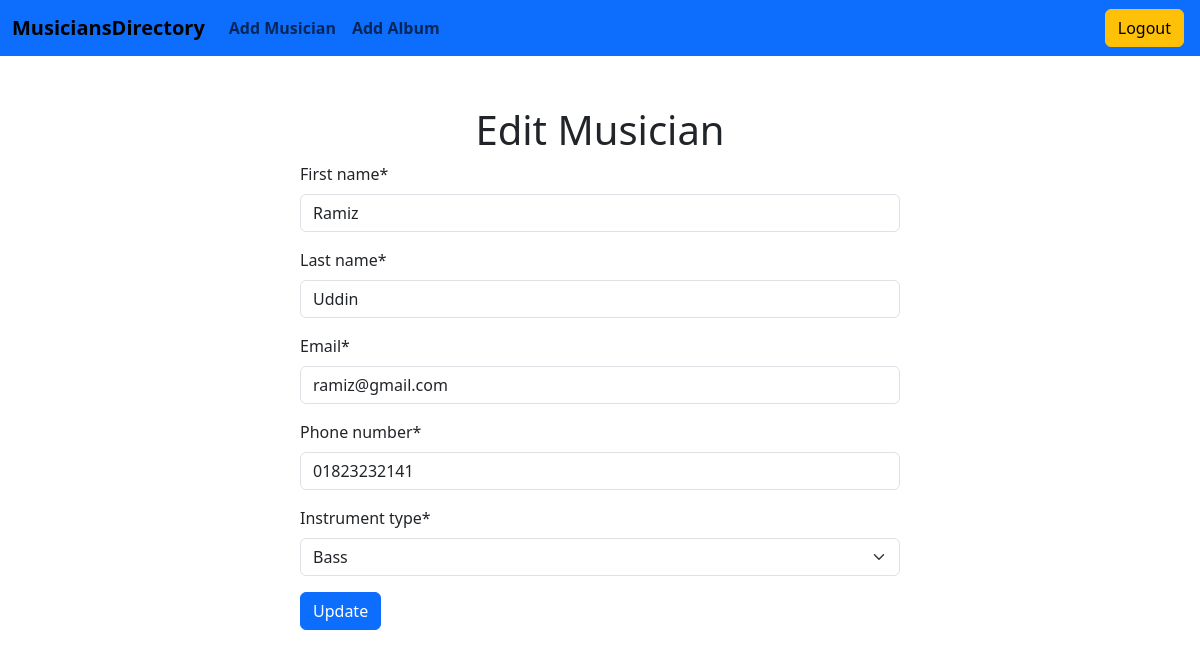
/musician/edit/5 (signed in), run on the app's committed database.
### musician/models.py (models this page shows, shortened)
class Musician(models.Model):
    first_name = models.CharField(max_length=50)
    last_name = models.CharField(max_length=50)
    email = models.EmailField()
    phone_number = models.CharField(max_length=12)
    choices = (
        ('Guitar', 'Guitar'),
        ('Drums', 'Drums'),
        ('Bass', 'Bass'),
        ('Keyboard', 'Keyboard'),
    )
    instrument_type = models.CharField(max_length=100,choices=choices)

### musician/views.py (the view)
# urls.py: path('edit/<int:id>',views.MusicianEditView.as_view(), name = 'edit_musician'),
@method_decorator(login_required,name = 'dispatch')
class MusicianEditView(UpdateView):
    model = Musician
    form_class = MusicianForm
    template_name = 'musician/edit_musician.html'
    pk_url_kwarg = 'id'
    success_url = reverse_lazy('home')

### musician/forms.py
class MusicianForm(forms.ModelForm):
    class Meta:
        model = Musician
        fields = '__all__'

### musician/templates/musician/edit_musician.html (shortened to what this page needs)
{% extends 'base.html' %}
{% load crispy_forms_tags %}
{% block content %}
<form method = 'post' style="width: 50%; margin: auto; margin-top: 50px;">
    <h1 class="text-center">Edit Musician</h1>
    {{form | crispy}}
    <input type="submit" value="Update" class="btn btn-primary">
</form>
{% endblock content %}

### data on the page
Musician: first_name "Ramiz", last_name "Uddin", email "ramiz@gmail.com", phone_number "01823232141", instrument_type "Bass"
